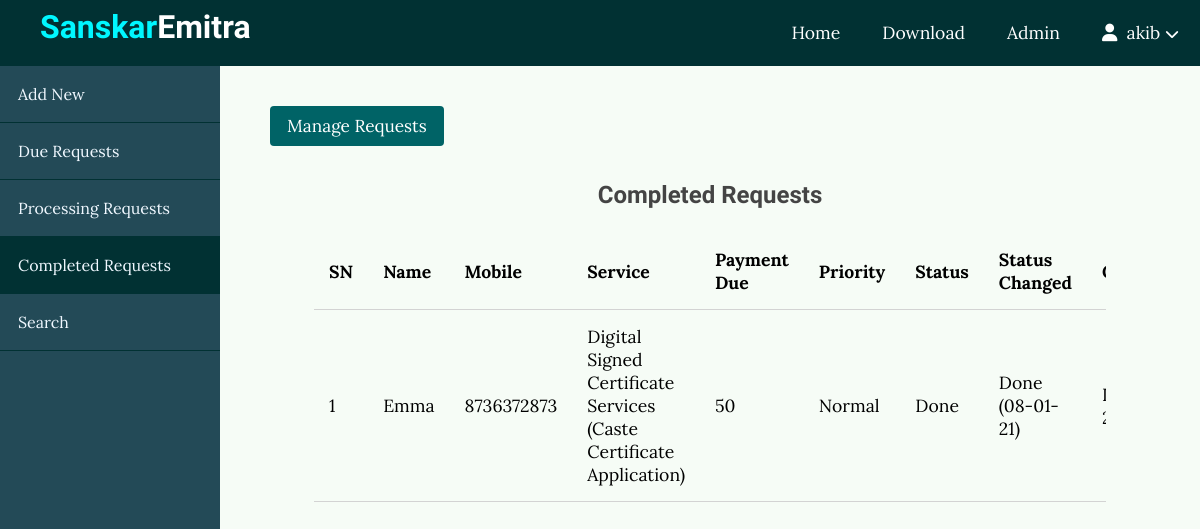
Page /customer/completed (signed in) on the committed database.
### customer/models.py (models this page shows)
class CustomerRecord(models.Model):
    name = models.CharField(max_length=100)
    mobile = models.CharField(max_length=10)
    service = models.CharField(max_length=100)
    subservice = models.CharField(max_length=100)
    payment = models.IntegerField()
    advance = models.IntegerField(default=0)
    priority = models.CharField(max_length=6)
    status = models.CharField(max_length=10, default='Due')
    StatusChanged = models.CharField(max_length=30, default='No change!')
    date = models.DateField(auto_now_add=True, blank=False)

### customer/views.py (the view)
# urls.py: path('completed', views.completed_view, name='completed'),
@login_required(login_url="emitr:login")
def completed_view(request):
    records = CustomerRecord.objects.filter(status='Done').order_by('-date')
    PaymentList = []
    for record in records:
        PaymentList.append((record.payment - record.advance))
    return render(request, 'customer/completed.html', {
        'records': zip(records, PaymentList)
    })

### customer/templates/customer/completed.html (shortened to what this page needs)
{% extends 'customer/layout.html' %}
{% block main %}
    <div class="admin-content">
        <div class="button-group">
            <div class="left">
                <button class="btn"><a href="{% url 'customer:manage_completed' %}">Manage Requests</a></button>
            </div>
        </div>
        <div class="content">
            <h2 class="page-title">Completed Requests</h2>
            <table>
                <thead>
                    <th>SN</th>
                    <th>Name</th>
                    <th>Mobile</th>
                    <th>Service</th>
                    <th>Payment Due</th>
                    <th>Priority</th>
                    <th>Status</th>
                    <th>Status Changed</th>
                    <th>Created</th>
                </thead>
                <tbody>
                    {% for record, RemainingPayment in records %}
                    <tr>
                        <td>{{ forloop.counter }}</td>
                        <td>{{ record.name }}</td>
                        <td>{{ record.mobile }}</td>
                        <td>{{ record.service }} ({{ record.subservice }})</td>
                        <td>{{ RemainingPayment }}</td>
                        <td>{{ record.priority }}</td>
                        <td>{{ record.status }}</td>
                        <td>{{ record.StatusChanged }}</td>
                        <td>{{ record.date }}</td>
                    </tr>
                    {% empty %}
                        <td colspan="9" style="text-align: center;"><h3>No Record to Show!</h3></td>
                    {% endfor %}
                </tbody>
            </table>
        </div>
    </div>
{% endblock %}

### customer/templates/customer/layout.html (shortened to what this page needs)
<!DOCTYPE html>
<html lang="en">
<head>
    {% load static %}
    <link href="{% static 'css/style.css' %}" rel="stylesheet">
    <link href="{% static 'css/admin.css' %}" rel="stylesheet">
</head>
<body>
    <header>
        <div class="logo">
            <h1 class="logo-text"><a href="{% url 'emitr:index' %}"><span>Sanskar</span>Emitra</a></h1>
        </div>
        {% if request.user.is_authenticated %}
        <ul class="nav">
            <li><a href="{% url 'emitr:index' %}">Home</a></li>
            <li><a href="{% url 'customer:download' %}">Download</a></li>
            <li><a href="{% url 'admin:index' %}" target="_blank">Admin</a></li>
            <li onclick="dropdownFunction()">
                <div>
                    <i class="fas fa-user"></i>
                    &nbsp;{{ request.user }}
                    <i class="fas fa-chevron-down" style="font-size: .8em;"></i>
                </div>
            </li>
        </ul>
        {% endif %}
    </header>
    <div class="admin-wrapper">
        <div class="left-sidebar">
            <ul>
                <li id="new"><a href="{% url 'customer:create' %}">Add New</a></li>
                <li id="Due"><a href="{% url 'customer:index' %}">Due Requests</a></li>
                <li id="Processing"><a href="{% url 'customer:processing' %}">Processing Requests</a></li>
                <li id="Done"><a href="{% url 'customer:completed' %}">Completed Requests</a></li>
                <li id="search"><a href="{% url 'customer:search' %}">Search</a></li>
            </ul>
        </div>
        {% block main %}{% endblock %}
    </div>
</body>
</html>

### static/css/style.css (style rules this page uses)
* { box-sizing: border-box; }
html, body { height: 100%; padding: 0px; margin: 0px; background: #f6fcf6; font-family: 'Lora', serif; }
h1, h2,h3, h4, h5, h6 { font-family: 'Candal', serif; color: #444; margin: 5px; }
a { text-decoration: none; color: inherit; }
.btn { padding: 0.5rem 1rem; background: #006366; color: white; border: 1px solid transparent; border-radius: .25rem; font-size: 1.08em; font-family: 'Lora', serif; }
table { width: 100%; border-collapse: collapse; font-size: 1.1rem; }
th, td { padding: 15px; text-align: left; border-bottom: 1px solid lightgrey; }
header { background: #008489; height: 66px; }
header * { color: white; }
header .logo { float: left; height: inherit; margin-left: 2em; }
header .logo-text { margin: 8px; font-family: 'Candal', serif; }
header .logo-text span { color: #00f7ff; }
header ul { float: right; margin: 0px; padding: 0px; list-style: none; transition: 0.5s; }
header ul li { float: left; position: relative; }
header ul li a { display: block; padding: 21px; font-size: 1.1em; text-decoration: none; }
header ul li div { display: block; padding: 21px; font-size: 1.1em; cursor: pointer; }
.content { width: 90%; margin: 30px auto 30px; }

### static/css/admin.css (style rules this page uses)
header { background: #013133; }
.admin-wrapper { height: calc(100% - 60px); display: flex; }
.admin-wrapper .left-sidebar { flex: 2; height: 100%; background: #234a57; }
.admin-wrapper .left-sidebar ul { list-style: none; margin: 0px; padding: 0px; color: aliceblue; }
.admin-wrapper .left-sidebar ul li { display: block; border-bottom: 1px solid #013133; }
.admin-wrapper .left-sidebar ul li a { display: block; padding: 18px; }
.admin-wrapper .admin-content { flex: 8; height: 100%; padding: 40px 50px 50px; overflow-y: scroll; }
.admin-wrapper .admin-content .content { overflow: auto; }
.admin-wrapper .admin-content .page-title { text-align: center; margin-bottom: 1.5rem; }

### rows in the picture
CustomerRecord: name "Emma", mobile "8736372873", service "Digital Signed Certificate Services", subservice "Caste Certificate Application", payment "50", priority "Normal", status "Done", StatusChanged "Done (08-01-21)"

### other values in the picture
{{ request.user }} "akib"
